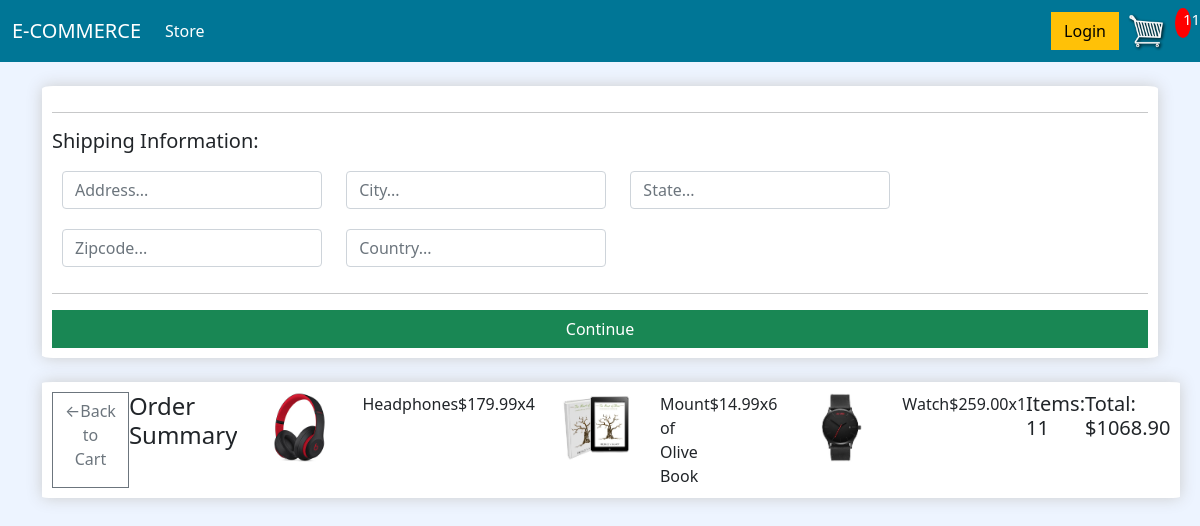
Before: /checkout/ (signed in) with the older database file.
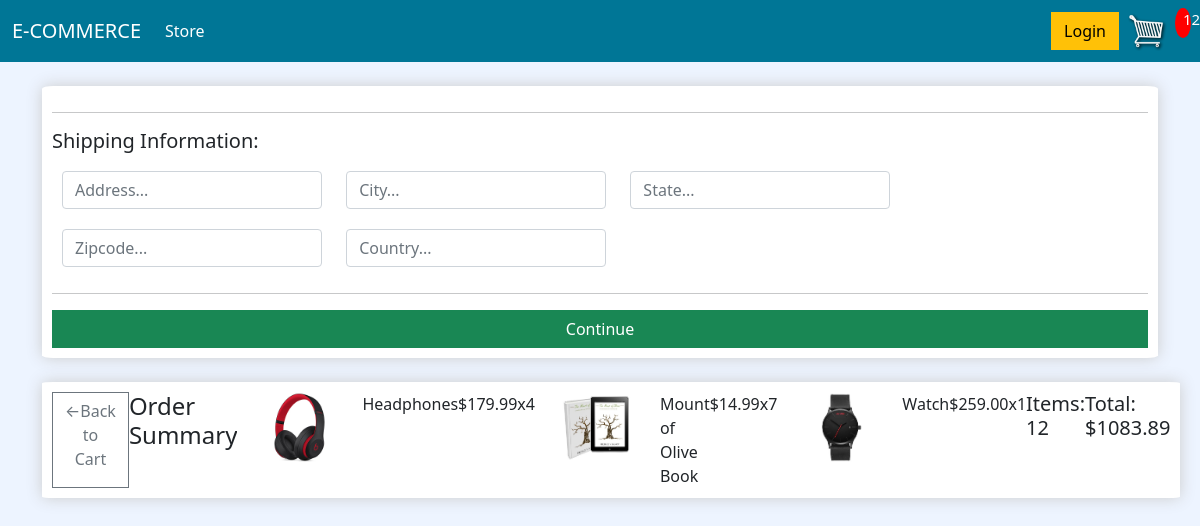
After: the same page with the newer database file.
### store/models.py (models this page shows, shortened)
class OrderItem(models.Model):
    order = models.ForeignKey(Order, null=True, blank=True, on_delete=models.SET_NULL)
    product = models.ForeignKey(Product, null=True, blank=True, on_delete=models.SET_NULL)
    quantity = models.IntegerField(default=0, null=True, blank=True)
    date_added = models.DateTimeField(auto_now_add=True)
    @property
    def get_total(self):
        return self.product.price * self.quantity

class Order(models.Model):
    customer = models.ForeignKey(Customer, null=True, blank=True, on_delete=models.SET_NULL)
    date_ordered = models.DateTimeField(auto_now_add=True)
    complete = models.BooleanField(default=False, null=True)
    transaction_id = models.CharField(max_length=200, null=True, blank=True)
    @property
    def shipping(self):
        shipping = False
        orderitems = self.orderitem_set.all()
        for item in orderitems:
            if not item.product.digital:
                shipping = True
        return shipping
    @property
    def get_cart_items(self):
        orderitems = self.orderitem_set.all()
        total = sum([orderitem.quantity for orderitem in orderitems])
        return total
    @property
    def get_cart_total(self):
        orderitems = self.orderitem_set.all()
        total = sum([orderitem.get_total for orderitem in orderitems])
        return total

class Product(models.Model):
    name = models.CharField(max_length=200, null=True, blank=True)
    price = models.DecimalField(max_digits=7, decimal_places=2,null=True, blank=True)
    digital = models.BooleanField(null=True)
    image = models.ImageField(default='static/images/cart_image_placeholder.png', blank=True)
    @property
    def imageURL(self):
        try:
            return self.image.url
        except:
            return ''

### store/views.py (the view)
# urls.py: path('checkout/', checkout, name='checkout'),
def checkout(request):
    data = cartData(request)
    order = data['order']
    cart_items = data['cart_items']
    orderitems = data['orderitems']
    context = {
        'order': order,
        'orderitems': orderitems,
        'cart_items': cart_items,
    }
    return render(request, 'store/checkout.html', context)

### store/utils.py (called while the page is built)
def cartData(request):
    if request.user.is_authenticated:
        order, created = Order.objects.get_or_create(customer=request.user.customer, complete=False)
        cart_items = order.get_cart_items
        orderitems = order.orderitem_set.all()
    else:
        cookieData = cookieCart(request)
        order = cookieData['order']
        cart_items = cookieData['cart_items']
        orderitems = cookieData['orderitems']
    return {
        'order': order,
        'orderitems': orderitems,
        'cart_items': cart_items,
    }

### store/templates/store/checkout.html (shortened to what this page needs)
{% extends 'base.html' %}
{% block content %}
    <div class="row">
        <div class="col-md">
            <div class="box-element mt-4" id="form-wrapper">
                <form id="form">
                    <hr>
                    <div id="shipping-info">
                        <h5>Shipping Information:</h5>
                        <div class="form-field">
                            <input type="text" class="form-control" name="address" placeholder="Address...">
                        </div>
                        <div class="form-field">
                            <input type="text" class="form-control" name="city" placeholder="City...">
                        </div>
                        <div class="form-field">
                            <input type="text" class="form-control" name="state" placeholder="State...">
                        </div>
                        <div class="form-field">
                            <input type="text" class="form-control" name="zipcode" placeholder="Zipcode...">
                        </div>
                        <div class="form-field">
                            <input type="text" class="form-control" name="country" placeholder="Country...">
                        </div>
                        <hr>
                    </div>
                    <div class="d-grid gap-2">
                        <input type="submit" id="form-button" class="btn btn-success" value="Continue">
                    </div>
                </form>
            </div>
        </div>
        <div class="col-md mt-4">
            <div class="box-element">
                <a href="{% url 'cart' %}" class="btn btn-outline-secondary">&#8592;Back to Cart</a>
                <h4>Order Summary</h4>
                {% for orderitem in orderitems %}
                    <div id="summary">
                        <div style="flex:2"><img class="row-image" src="{{ orderitem.product.imageURL }}"></div>
                        <div style="flex:2">{{ orderitem.product.name }}</div>
                        <div style="flex:1">${{ orderitem.product.price|floatformat:2 }}</div>
                        <div style="flex:1">x{{ orderitem.quantity }}</div>
                    </div>
                {% endfor %}
                <h5>Items: {{ order.get_cart_items }}</h5>
                <h5>Total: ${{ order.get_cart_total|floatformat:2 }}</h5>
            </div>
        </div>
    </div>
{% endblock %}

Changed rows visible on the page:
changed OrderItem "Mount of Olive Book": quantity "6" → "7"
changed through a linked row, Order: get_cart_items "11" → "12"; get_cart_total "1068.90" → "1083.89"
Other visible differences:
{{ cart_items }}: "11" → "12"
